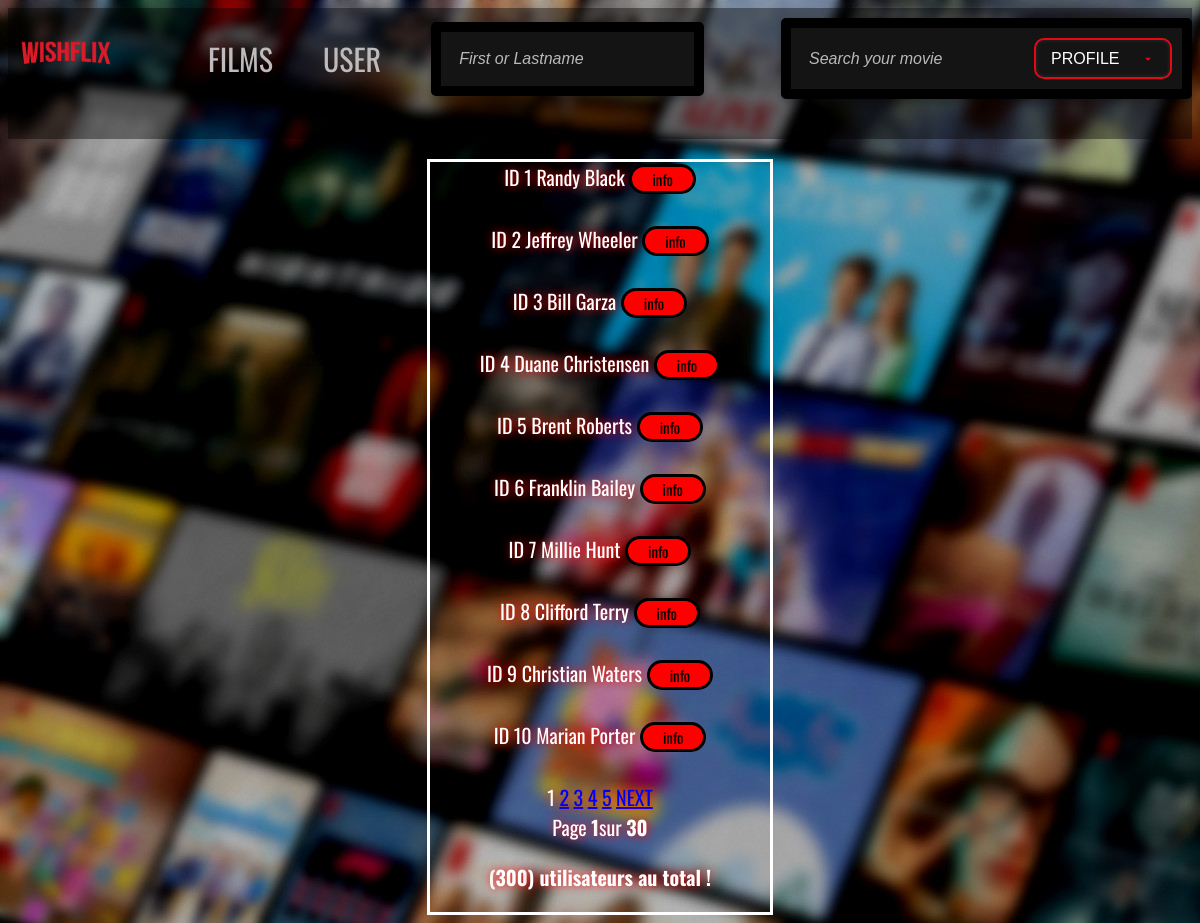
Screenshot of /user.php with the database file from the repository.
### tables this page shows
CREATE TABLE user (
    id              INT             NOT NULL AUTO_INCREMENT,
    email           VARCHAR(255)    NOT NULL UNIQUE,
    firstname       VARCHAR(255)    NOT NULL,
    lastname        VARCHAR(255)    NOT NULL,
    birthdate       DATETIME        NOT NULL,
    address         VARCHAR(255),
    zipcode         VARCHAR(10),
    city            VARCHAR(255),
    country         VARCHAR(255),
    PRIMARY KEY (id)
);

### user.php (the view, shortened to what this page needs)
<?php
require_once(__DIR__ . '/connect_db.php');
$req = $bdd->query("SELECT * FROM user ");
$nbr_total_films = $req->rowCount();
$nbr_films_par_page = 10;
$nbr_page_max_avant_apres = 4;
$last_page = ceil($nbr_total_films / $nbr_films_par_page);
if (isset($_GET["page"])) {
    $page_num = $_GET["page"];
} else {
    $page_num = 1;
}
$start_from = ($page_num - 1) * $nbr_films_par_page;
$sql = "SELECT firstname, lastname , id FROM user where firstname like '$_POST[user]%' LIMIT $start_from, $nbr_films_par_page";
$pagination = '';
if ($last_page != 1) {
    $pagination .= '<span class="active">' . $page_num . '</span>&nbsp;';
    for ($i = $page_num + 1; $i <= $last_page; $i++) {
        $pagination .= '<a href="user.php?page=' . $i . '">' . $i . '</a> ';
        if ($i >= $page_num + $nbr_page_max_avant_apres) {
            break;
        }
    }
    if ($page_num != $last_page) {
        $next = $page_num + 1;
        $pagination .= '<a href="user.php?page=' . $next . '">NEXT</a> ';
    }
}
require_once(__DIR__ . '/HEADER.php');
?>
<!DOCTYPE html>
<html>
<head>
    <link href="style.css" rel="stylesheet">
    <link href="user.css" rel="stylesheet">
</head>
<body>
    <div class="alluser">
        <?php
        $req = $bdd->query($sql);
        while ($data = $req->fetch()) {
            echo '<form method="post" action="user-api.php">';
            echo "ID " . " " . $data['id'] . ' ' . $data['firstname'] . ' ' . $data['lastname'] . " ";
            echo '<input type="submit" value="info">';
            echo '</form><br>';
        }
        echo '<div id="pagination">' . $pagination . '</div>';
        echo "Page <b>$page_num</b> sur <b>$last_page</a>";
        echo "<p><strong>($nbr_total_films)</strong> utilisateurs au total !<br/>";
        ?>
    </div>
</body>
</html>

### style.css (style rules this page uses)
body { font-family: "Oswald"; }

### user.css (style rules this page uses)
body { background: url(assets/netflixteaser.jpg); background-repeat: repeat; }
.alluser { padding-left: 50px; padding-right: 50px; text-shadow: red 1px 0 10px; border: solid 3px white; text-align: center; font-size: 20px; color: white; display: table; margin-left: auto; margin-right: auto; margin-top: 20px; }
.alluser input { transition: 100ms; border-radius: 50px; font-size: 15px; padding-right: 20px; padding-left: 20px; border: solid 3px rgb(0, 0, 0); background-color: rgb(255, 0, 0); font-family: "Oswald"; }

### rows the page displays
user: id "1", firstname "Randy", lastname "Black"
user: id "2", firstname "Jeffrey", lastname "Wheeler"
user: id "3", firstname "Bill", lastname "Garza"
user: id "4", firstname "Duane", lastname "Christensen"
user: id "5", firstname "Brent", lastname "Roberts"
user: id "6", firstname "Franklin", lastname "Bailey"
user: id "7", firstname "Millie", lastname "Hunt"
user: id "8", firstname "Clifford", lastname "Terry"
user: id "9", firstname "Christian", lastname "Waters"
user: id "10", firstname "Marian", lastname "Porter"

### other values shown
$page_num "1"
$last_page "30"
$nbr_total_films "300"
